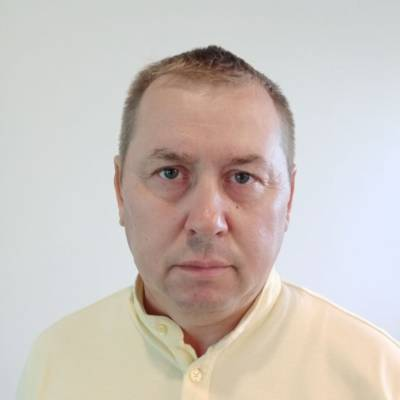
#> input picture health-id-system/biometric_verification/photos/2026/08/28/1228c156-947b-11f1-9cae-6a4b6c56230e/6075da42-a2a0-11f1-9cae-6a4b6c56230e_photo.jpg, 400 x 400 px
$ python -i face_detector.py   (imports and definitions only)
#> lines starting #> are read from the running program, lines starting #| are printed output that depends on the picture; after the words box and inside, x2 and y2 are one past the last pixel; in counts of white or black regions, pixels touching at a corner belong together
#> further down, picture is the input picture: shape (400, 400, 3); mean B, G, R 188.7, 194.9, 204
"""Детектор лица: Haar cascade + fallback на цвет кожи."""
from __future__ import annotations
import cv2, numpy as np
from dataclasses import dataclass
from typing import Any

@dataclass
class FaceBox:
    x: int; y: int; w: int; h: int
    confidence: float = 1.0
    yaw: float = 0.0; pitch: float = 0.0; roll: float = 0.0
    occlusion_pct: float = 0.0

class HaarFaceDetector:
    def __init__(self):
        self._cascade = None
        for p in [
            cv2.data.haarcascades + "haarcascade_frontalface_default.xml",
            cv2.data.haarcascades + "haarcascade_frontalface_alt2.xml",
        ]:
            try:
                c = cv2.CascadeClassifier(p)
                if not c.empty():
                    self._cascade = c
                    break
            except Exception:
                pass

    def detect(self, frame: np.ndarray) -> list[FaceBox]:
        if self._cascade is None:
            return []
        gray = cv2.cvtColor(frame, cv2.COLOR_BGR2GRAY)
        faces = self._cascade.detectMultiScale(gray, 1.3, 5,
            minSize=(30, 30), flags=cv2.CASCADE_SCALE_IMAGE)
        return [FaceBox(x=int(x), y=int(y), w=int(w), h=int(h)) for x, y, w, h in faces]

class SkinColorDetector:
    def detect(self, frame: np.ndarray) -> list[FaceBox]:
        ycrcb = cv2.cvtColor(frame, cv2.COLOR_BGR2YCrCb)
#> ycrcb: shape (400, 400, 3); mean of channels 0, 1, 2 196.9, 133.1, 123.3
        hsv = cv2.cvtColor(frame, cv2.COLOR_BGR2HSV)
#> hsv: shape (400, 400, 3); mean H, S, V 57.6, 32.4, 208.5
        h, w = frame.shape[:2]
#> h = 400; w = 400
        # Расширенный диапазон YCrCb
        mask_ycrcb = cv2.inRange(ycrcb, (0, 130, 75), (255, 180, 140))
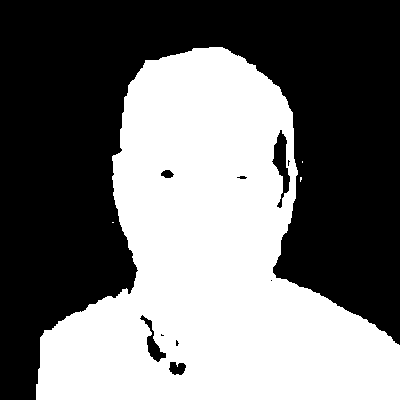
#> mask_ycrcb: shape (400, 400); 45.3% white; 4 white regions (3 under 20 px), largest, box (x1, y1, x2, y2) and area: (36, 47, 400, 400) 72472
        # HSV диапазон для кожи
        mask_hsv = cv2.inRange(hsv, (0, 30, 50), (30, 180, 255))
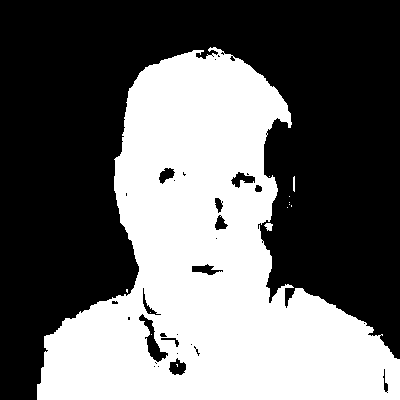
#> mask_hsv: shape (400, 400); 41.5% white; 13 white regions (10 under 20 px), largest, box (x1, y1, x2, y2) and area: (37, 47, 400, 400) 66288, (264, 223, 273, 231) 49, (293, 176, 295, 192) 30
        mask = cv2.bitwise_and(mask_ycrcb, mask_hsv)
        kernel = cv2.getStructuringElement(cv2.MORPH_ELLIPSE, (5, 5))
        mask = cv2.morphologyEx(mask, cv2.MORPH_OPEN, kernel)
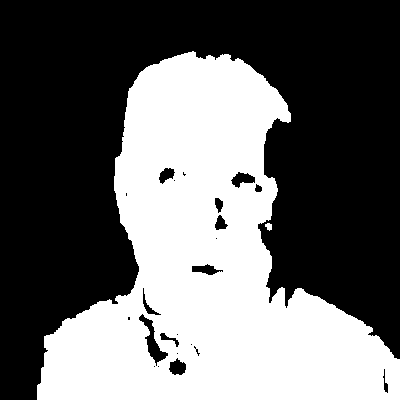
#> mask: shape (400, 400); 41.2% white; 2 white regions, box (x1, y1, x2, y2) and area: (37, 51, 400, 400) 65941, (265, 223, 272, 231) 40
        mask = cv2.morphologyEx(mask, cv2.MORPH_CLOSE, kernel)
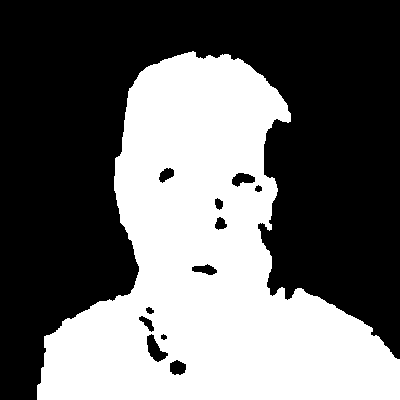
#> mask: shape (400, 400); 41.5% white; 1 white region
        contours, _ = cv2.findContours(mask, cv2.RETR_EXTERNAL, cv2.CHAIN_APPROX_SIMPLE)
#> contours = 1 contour; box (x1, y1, x2, y2) and area: (37, 51, 400, 400) 67116
        results = []
        for c in contours:
            area = cv2.contourArea(c)
            if area < 500:
                continue
            x, y, fw, fh = cv2.boundingRect(c)
            if fw < 30 or fh < 30 or fw * fh < 900:
                continue
            results.append(FaceBox(x=x, y=y, w=fw, h=fh, confidence=float(area / (fw * fh))))
#> this loop made 1 pass
#> (area, x, y, fw, fh) on pass 1: (67116, 37, 51, 363, 349)
#> after the loop, results = 1 item
        return results

class FaceDetectorFactory:
    @staticmethod
    def create(backend: str = "haar") -> Any:
        if backend == "haar":
            d = HaarFaceDetector()
            if d._cascade is not None:
                return d
            return SkinColorDetector()
        elif backend == "skin":
            return SkinColorDetector()
        else:
            return SkinColorDetector()

>>> import cv2
>>> picture = cv2.imread('../photos/2026/08/28/1228c156-947b-11f1-9cae-6a4b6c56230e/6075da42-a2a0-11f1-9cae-6a4b6c56230e_photo.jpg')
>>> result = SkinColorDetector().detect(picture)
#> result = 1 item
